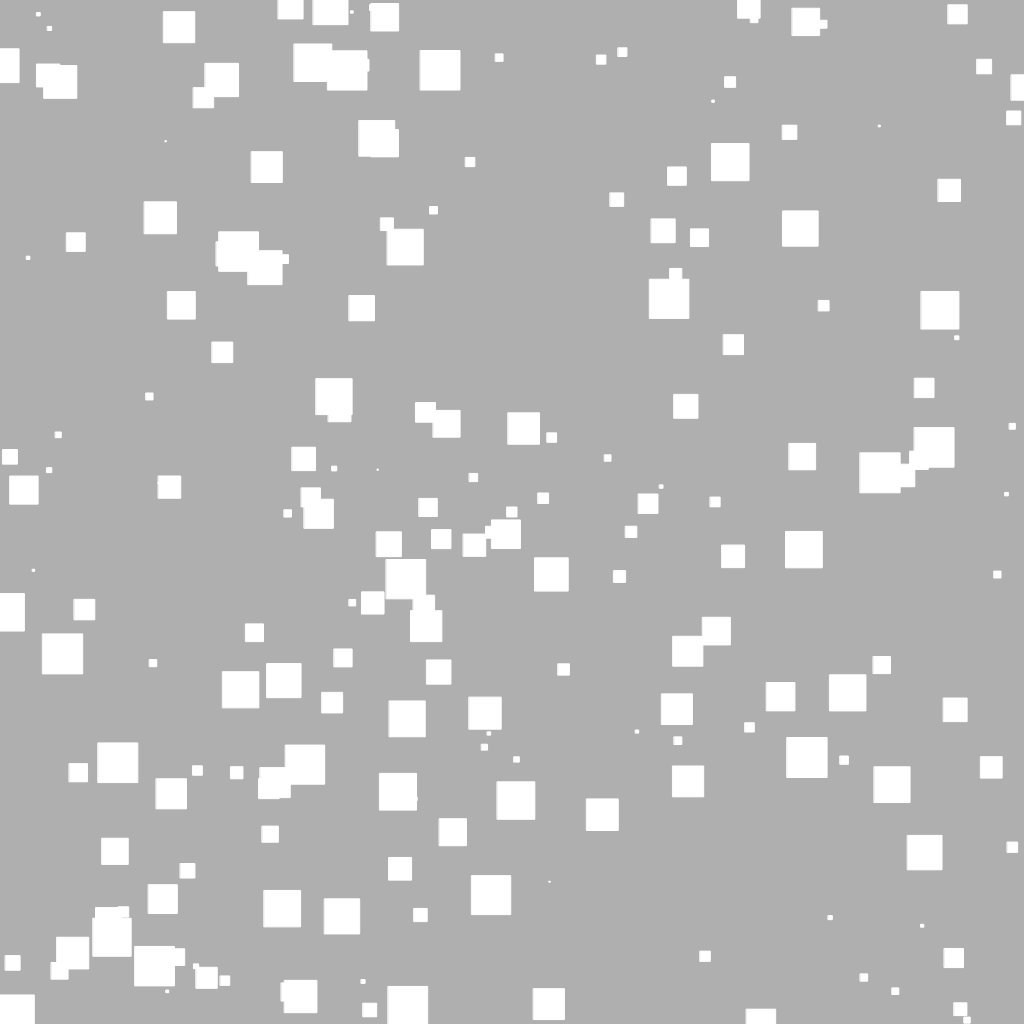
Frame 1 (no input)
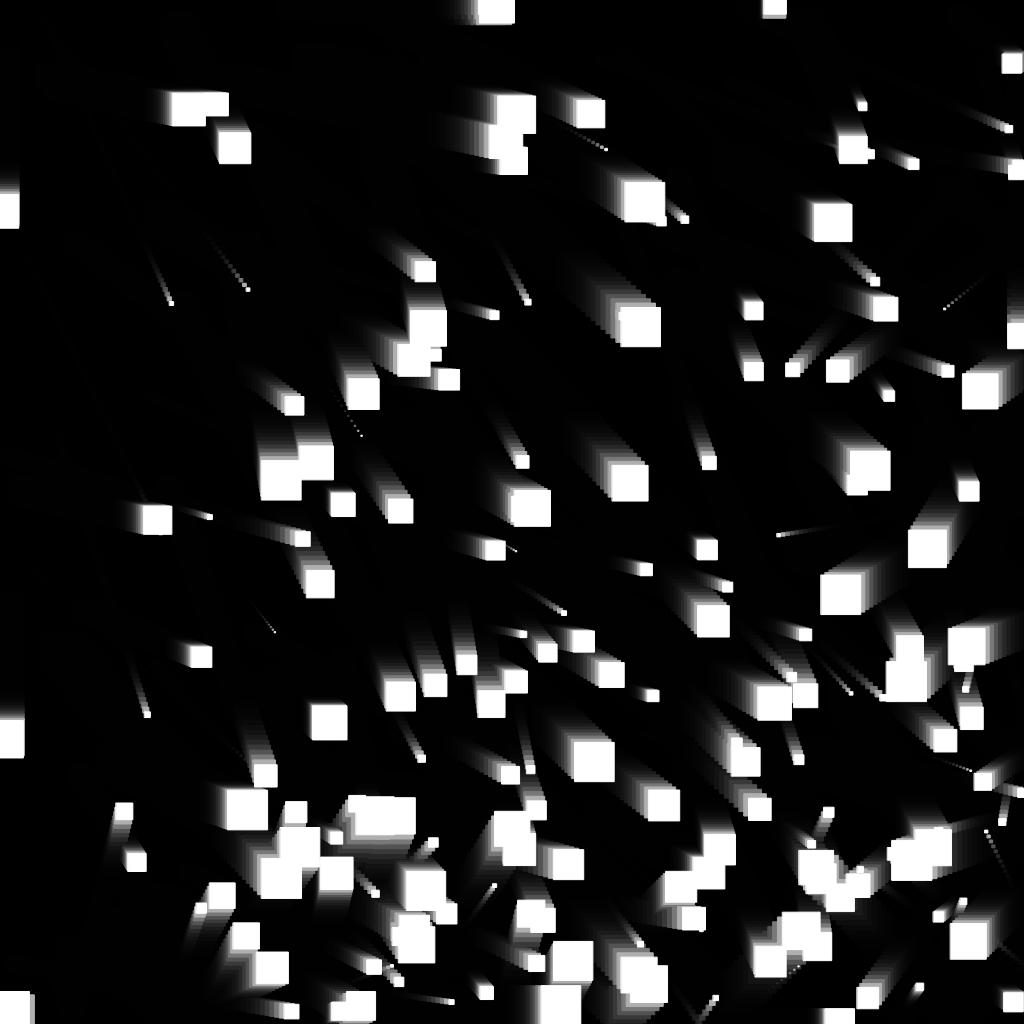
Frame 60 (no input)
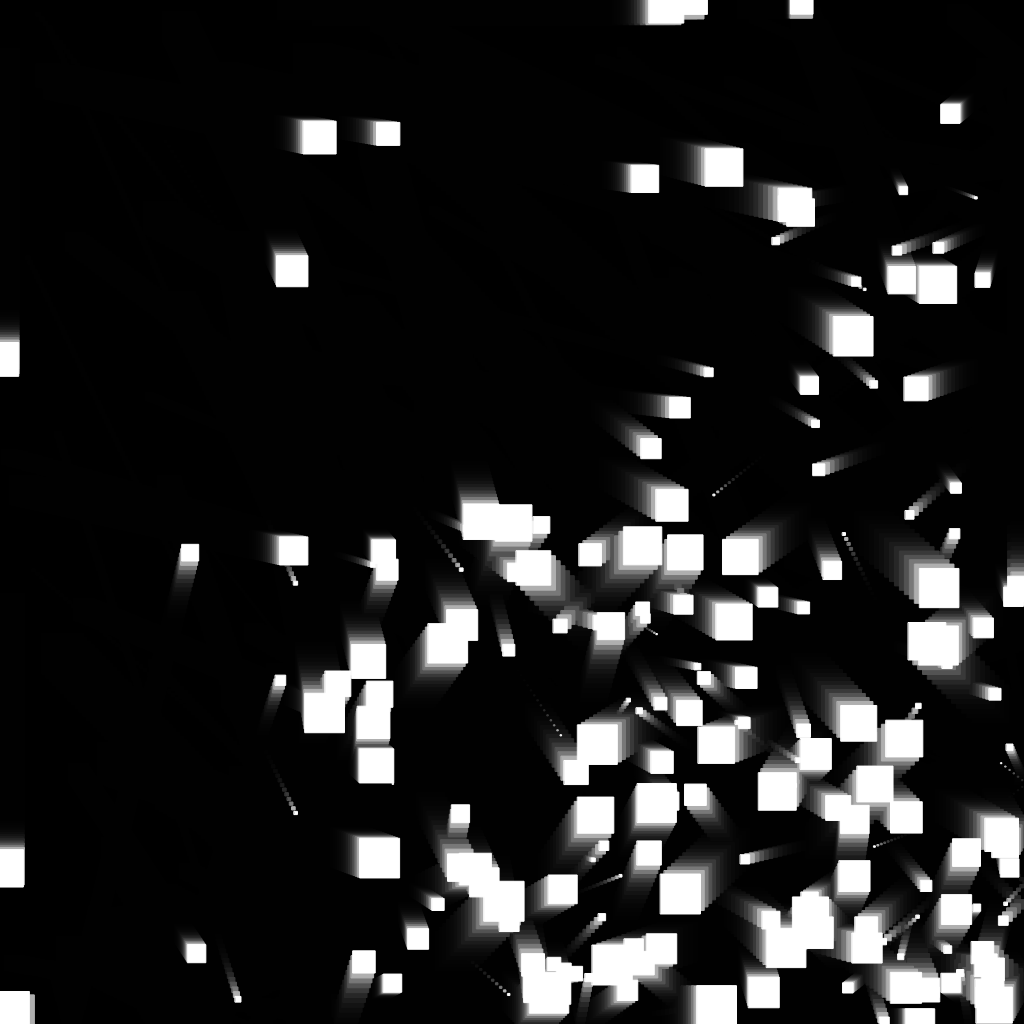
Frame 120 (the mouse pressed at the canvas centre since frame 60)

The p5.js sketch that drew these frames (run headless with seeded random() and noise() and a simulated clock; from frame 60 on, the mouse is pressed at the canvas centre):

// p5.js sketch
// ── sketch.js
let x, y, size;
let xSpeed, ySpeed, xDir, yDir;
let shapey1;
let circ;
let shapeArr = [];

function setup() {
  createCanvas(1024, 1024);
  x = width/2; //Middle of page width,  combines with height to center shape
  y = height/2; // Middle of page height, combines with width to center shape
  size = 10;
  xSpeed = random(0.3, 5);
  ySpeed = random(0.3, 5);
  xDir = 1;
  yDir = 1;
  
  shapey1 = new MovingShape();
    for(let i = 0; i < 200; i++) {
        shapeArr.push(new MovingShape(random(0,width),random(0,height),random(1,40)));  // add a new MovingShape to our array each loop at random pos and with random size

        let colour = color(0, 71, 171);
  }     
}

function draw() {
  noStroke();
  rectMode(CORNER); // draws from the start of the page / top left corner
  fill(0, 0, 0, 80) // Alpha channel on the background adds a smearing effect
  rect(0, 0, width, height)
  display();
  move();
  
  shapey1.move();
  shapey1.display();
  for(let i = 0; i < 200; i++) {
    shapeArr[i].move();
    shapeArr[i].display();
}
}

function move() {
x = x + (xSpeed * xDir); //add xSpeed multiplied by xDir
y = y + (ySpeed * yDir); //add ySpeed multiplied by yDir

if(x > (width-size) || x < size){
  xDir = xDir * -1; // flip between positive 1 and negative 1
  }

if(y > (height-size) || y < size){
  yDir = yDir * -1; // flip between positive 1 and negative 1
  }
}

function display() {
  stroke(255, 255, 255);
  rectMode(CENTER);
  fill(255, 255, 255);
  rect(x, y, size, size);
}

class MovingShape {
    
    constructor(startX, startY, startSize){
        this.x = startX;
        this.y = startY;
        this.size = startSize;
        this.xSpeed = random(0.3,5);
        this.ySpeed = random(0.3,5);
        this.xDir = 1;
        this.yDir = 1;
    }
    move() {
      this.x = this.x + (this.xSpeed * this.xDir);
      this.y = this.y + (this.ySpeed * this.yDir);

      if(this.x > (width-(this.size/2)) || this.x < (this.size/2)){
          this.xDir = this.xDir * -1;
    }

      if(this.y > (height-(this.size/2)) || this.y < (this.size/2)){
            this.yDir = this.yDir * -1;
        }

    }
  display(){
    stroke(255, 255, 255);
    rectMode(CENTER);
    fill(255, 255, 255);
    rect(this.x, this.y, this.size, this.size);
  }
}

class MovingCircle extends MovingShape {
    
    constructor(startX, startY, startSize, colour){
        super(startX,startY,startSize);
        this.colour = colour;
    }

    move() {
        super.move();
    
    }

    display() {
        noStroke();
        fill(this.colour);
        ellipse(this.x, this.y,this.size,this.size);
    }

}
